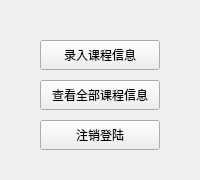
<?xml version="1.0" encoding="UTF-8"?>
<ui version="4.0">
 <class>AdminMainWidget</class>
 <widget class="QWidget" name="AdminMainWidget">
  <property name="geometry">
   <rect>
    <x>0</x>
    <y>0</y>
    <width>200</width>
    <height>180</height>
   </rect>
  </property>
  <property name="minimumSize">
   <size>
    <width>200</width>
    <height>180</height>
   </size>
  </property>
  <property name="maximumSize">
   <size>
    <width>200</width>
    <height>180</height>
   </size>
  </property>
  <property name="windowTitle">
   <string>管理员</string>
  </property>
  <widget class="QPushButton" name="btnLogout">
   <property name="geometry">
    <rect>
     <x>40</x>
     <y>120</y>
     <width>120</width>
     <height>30</height>
    </rect>
   </property>
   <property name="text">
    <string>注销登陆</string>
   </property>
  </widget>
  <widget class="QPushButton" name="btnInputCourse">
   <property name="geometry">
    <rect>
     <x>40</x>
     <y>40</y>
     <width>120</width>
     <height>30</height>
    </rect>
   </property>
   <property name="text">
    <string>录入课程信息</string>
   </property>
  </widget>
  <widget class="QPushButton" name="btnViewCourse">
   <property name="geometry">
    <rect>
     <x>40</x>
     <y>80</y>
     <width>120</width>
     <height>30</height>
    </rect>
   </property>
   <property name="text">
    <string>查看全部课程信息</string>
   </property>
  </widget>
 </widget>
 <layoutdefault spacing="6" margin="11"/>
 <resources/>
 <connections>
  <connection>
   <sender>btnLogout</sender>
   <signal>clicked()</signal>
   <receiver>AdminMainWidget</receiver>
   <slot>logout()</slot>
   <hints>
    <hint type="sourcelabel">
     <x>111</x>
     <y>129</y>
    </hint>
    <hint type="destinationlabel">
     <x>149</x>
     <y>161</y>
    </hint>
   </hints>
  </connection>
  <connection>
   <sender>btnViewCourse</sender>
   <signal>clicked()</signal>
   <receiver>AdminMainWidget</receiver>
   <slot>viewCourse()</slot>
   <hints>
    <hint type="sourcelabel">
     <x>149</x>
     <y>95</y>
    </hint>
    <hint type="destinationlabel">
     <x>183</x>
     <y>98</y>
    </hint>
   </hints>
  </connection>
  <connection>
   <sender>btnInputCourse</sender>
   <signal>clicked()</signal>
   <receiver>AdminMainWidget</receiver>
   <slot>inputCourse()</slot>
   <hints>
    <hint type="sourcelabel">
     <x>130</x>
     <y>61</y>
    </hint>
    <hint type="destinationlabel">
     <x>184</x>
     <y>62</y>
    </hint>
   </hints>
  </connection>
 </connections>
 <slots>
  <slot>logout()</slot>
  <slot>viewCourse()</slot>
  <slot>inputCourse()</slot>
 </slots>
</ui>
